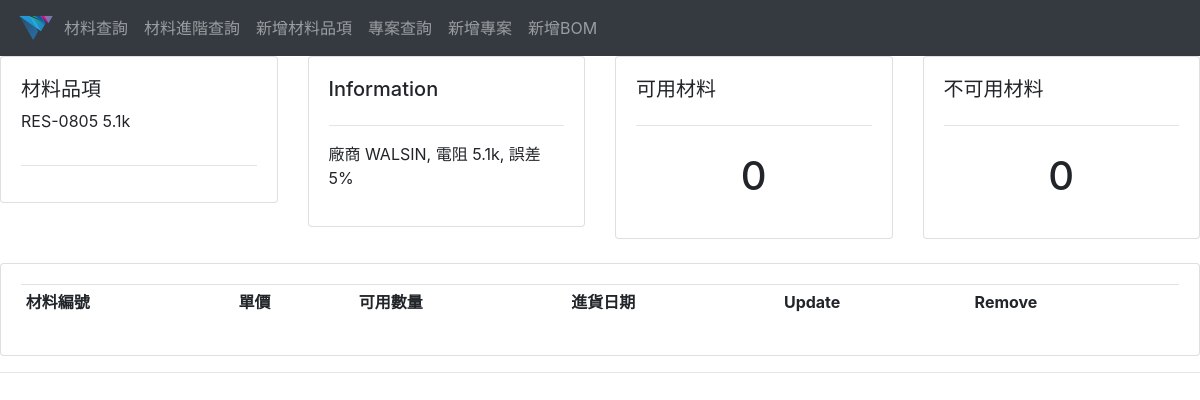
Page /item_detail/10/ on the earlier database version.
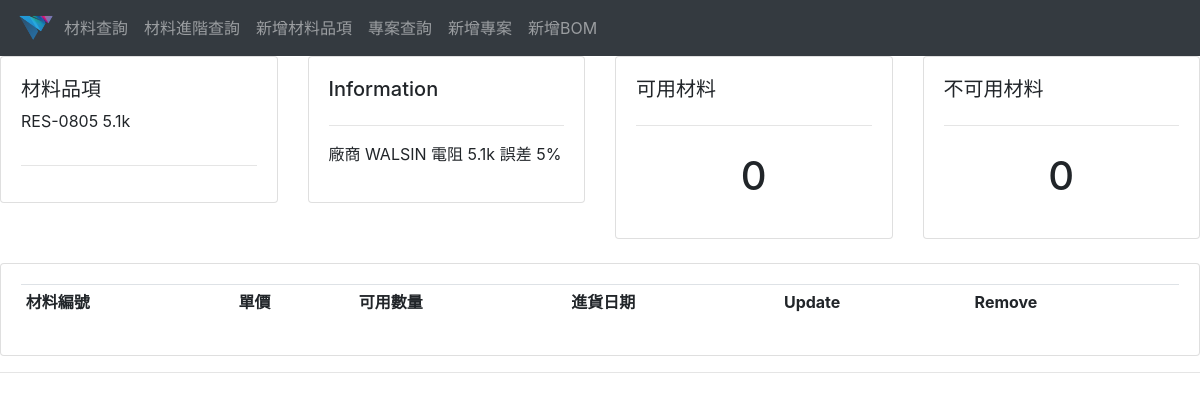
Same page on the later database version.
### material_management_system/models.py (models this page shows, shortened)
class Item(models.Model):
    GROUP_STATUS = (
        ('YES', 'YES'),
        ('NO', 'NO'),
    )
    lib_ref = models.CharField(max_length=200, blank=True)
    ds_number = models.CharField(max_length=200,unique=True)
    part_number = models.CharField(max_length=200, null=True, blank=True)
    location = models.CharField(max_length=200, null=True, blank=True)
    expected_count = models.IntegerField(null=True)
    feature = models.TextField(blank=True, null=True)
    date_created = models.DateTimeField(auto_now_add=True)
    free_count = models.IntegerField(default=0)
    unavailable_count = models.IntegerField(default=0)
    is_group = models.CharField(max_length=5, choices=GROUP_STATUS, default='YES')

### material_management_system/views.py (the view)
# urls.py: path('item_detail/<str:pk>/', views.item_detail, name="item_detail"),
def item_detail(request, pk):
    item = Item.objects.get(id=pk)
    material_set = item.material_set.all()
    context = {'material_set': material_set, 'item': item}
    return render(request, 'item_detail.html', context)

### templates/item_detail.html (shortened to what this page needs)
{% extends 'main.html' %}
{% block content %}
<div class="row">
	<div class="col-md">
		<div class="card card-body">
			<h5>材料品項</h5>
            <p> {{item.lib_ref}}</p>
			<hr>
		</div>
	</div>
	<div class="col-md">
		<div class="card card-body">
			<h5>Information</h5>
			<hr>
			<p> {{item.feature}}</p>
		</div>
	</div>
	<div class="col-md">
		<div class="card card-body">
			<h5>可用材料</h5>
			<hr>
			<h1 style="text-align: center;padding: 10px">{{item.free_count}}</h1>
		</div>
	</div>
    <div class="col-md">
        <div class="card card-body">
			<h5>不可用材料</h5>
			<hr>
			<h1 style="text-align: center;padding: 10px">{{item.unavailable_count}}</h1>
		</div>
    </div>
</div>
<br>
<div class="row">
	<div class="col-md">
		<div class="card card-body">
			<table class="table table-sm">
				<tr>
					<th>材料編號</th>
					<th>單價</th>
					<th>可用數量</th>
					<th>進貨日期</th>
					<th>Update</th>
					<th>Remove</th>
				</tr>
			</table>
		</div>
	</div>
</div>
{% endblock %}

Differences in the rows shown:
changed Item "RES-0805 5.1k": feature "廠商 WALSIN, 電阻 5.1k, 誤差 5%" → "廠商 WALSIN 電阻 5.1k 誤差 5%"
